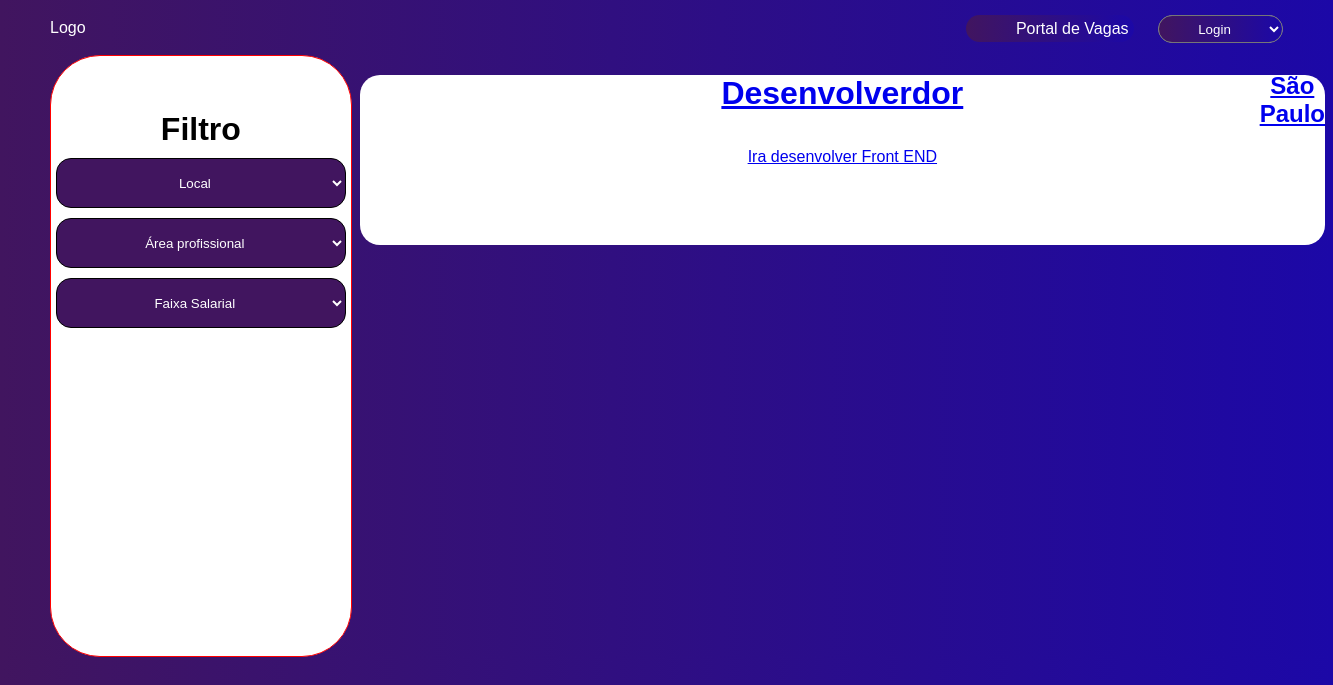
Before: /PHP/portalDVagas.php with the older database file.
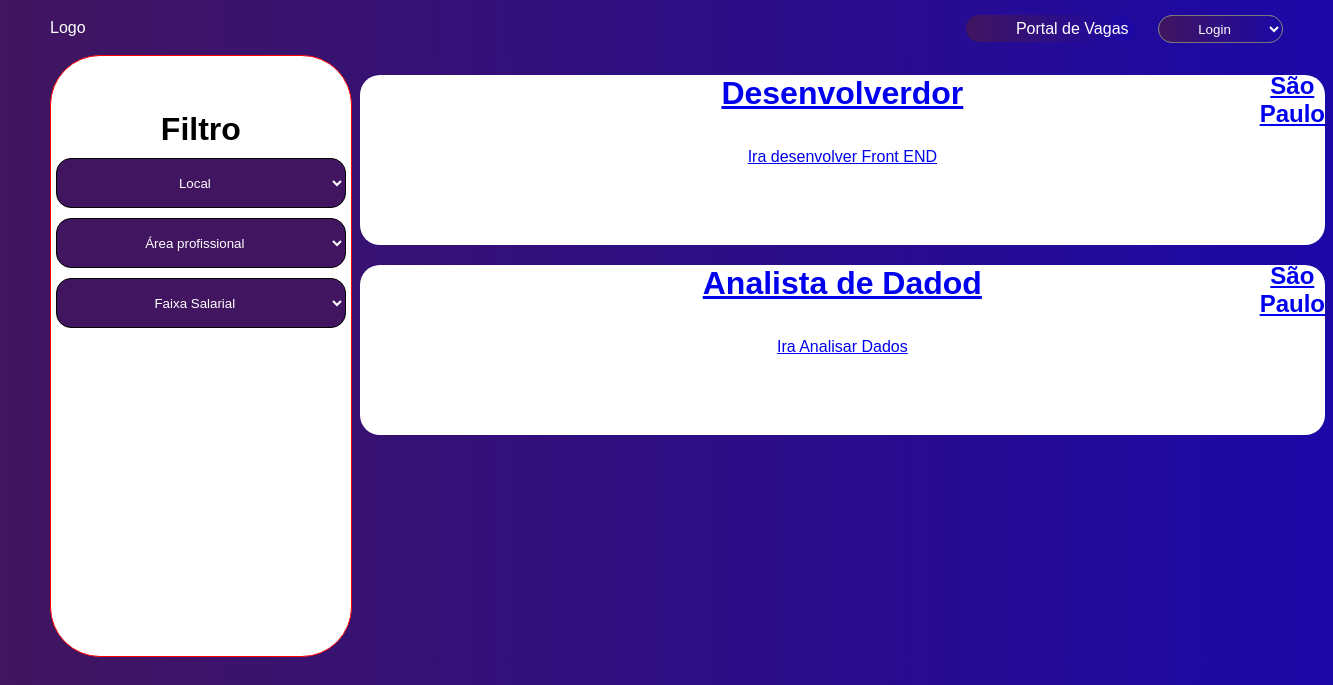
After: the same page with the newer database file.
### tables this page shows
create table cadasVagas(
	id int auto_increment primary key unique,
    cargo varchar(100),
    localVaga varchar(100),
    descricaoVaga TEXT
);

### PHP/portalDVagas.php (the view, shortened to what this page needs)
<?php
    include('conexao.php');
    $query = $dbh->prepare('SELECT * FROM cadasVagas');
    $query->execute();
    $vagas = $query->fetchAll(PDO::FETCH_ASSOC);
?>
<!DOCTYPE html>
<html lang="pt-br">
<head>
    <link rel="stylesheet" href="../CSS/styleInicial.css">
    <link rel="stylesheet" href="../CSS/portalVagas.css">
</head>
<body>
    <header>
        <a href=""><img src="" alt="">Logo</a>
        <div class="cabecalho-inicial">
            <a href="portalVagas.html">Portal de Vagas</a>
                <select name="login" id="link" onchange="location = this.value;">
                    <option value="" disabled selected>Login</option>
                </select>
        </div>
    </header>
    <div class="conteiner">
        <div class="filto-to">
            <div class="filtro">
                <h1>Filtro</h1>
                <select name="" id="" aria-placeholder="Filtro">
                    <option value="">Local</option>
                </select>
                <select name="" id="">
                    <option value="">Área profissional</option>
                </select>
                <select name="" id="">
                    <option value="">Faixa Salarial</option>
                </select>
            </div>
        </div>
        <div class="vagas-to">
        <?php
        foreach($vagas as $vaga){
            echo '<div class="vagas">';
            echo  '<a href="../HTML/Inicial.html">';
            echo  '<h1>'.$vaga['cargo'].'</h1>';
            echo  '<h2>'.$vaga['localVaga'].'</h2>';
            echo    '<p>'.$vaga['descricaoVaga'].'</p>';
           echo '</div>';
            }
        ?>
        </div>
    </div>
</body>
</html>

### CSS/styleInicial.css (style rules this page uses)
* { margin: 0; padding: 0; }
body { font-family: 'Nunito', sans-serif; }
header { display: flex; width: 100%; height: 55px; align-items: center; justify-content: space-between; background-image: linear-gradient(to right, #41155F , #1C08A7); }
header a { text-decoration: none; padding: 5px; color: white; padding-left: 50px; }
.cabecalho-inicial { margin: 5px; height: 25px; margin-right: 50px; }
.cabecalho-inicial a { width: 100px; height: 50px; margin-right: 20px; background-image: linear-gradient(to right, #41155F , #1C08A7); border-radius: 30px; }
.cabecalho-inicial select { border-radius: 25px; height: 28px; width: 125px; background-image: linear-gradient(to right, #41155F , #1C08A7); text-align: center; color: white; }
.cabecalho-inicial select option { color: black; }

### CSS/portalVagas.css (style rules this page uses)
* { margin: 0; padding: 0; }
body { background-image: linear-gradient(to right, #41155F , #1C08A7); }
.conteiner { display: flex; width: 100%; height: 100%; }
.filto-to { display: flex; background: white; width: 50%; height: 600px; margin-left: 50px; border-radius: 50px; border: 1px solid red; }
.filtro { text-align: center; margin: 0 auto; margin-top: 55px; }
.filtro select { margin-top: 10px; width: 290px; height: 50px; display: flex; border: 1px solid black; border-radius: 15px; background: #41155F; color: white; text-align: center; }
.vagas { margin: 0 auto; margin-top: 20px; margin-left: 8px; border-radius: 20px; background: white; height: 170px; text-align: center; margin-right: 8px; }
.vagas p { padding-top: 20px; }
.vagas h1 { width: 300px; text-align: center; margin: auto; }
.vagas h2 { margin-left: 900px; margin-top: -40px; }

Changed rows visible on the page:
added cadasvagas: cargo "Analista de Dadod", localVaga "São Paulo", descricaoVaga "Ira Analisar Dados"
